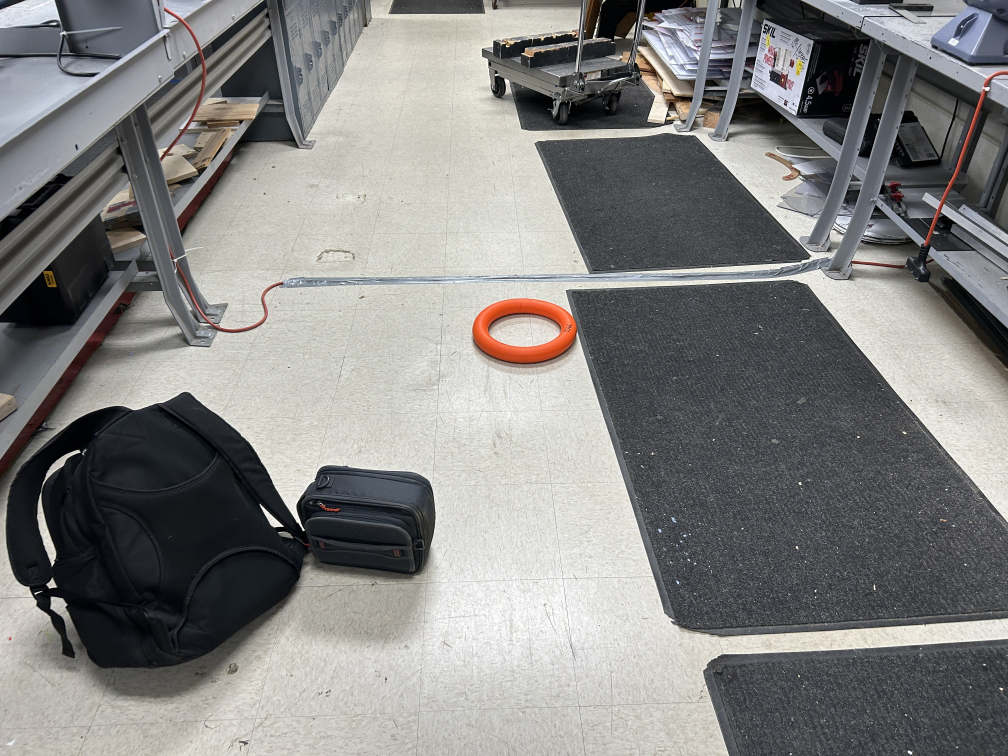
//> input picture test_notes/IMG_1667.jpg, 4032 x 3024 px, given in place of the camera (shown at 1/4 size)
$ ./filterByEllipseColor   (built with g++ and OpenCV 4)
//> lines starting //> are read from the running program, lines starting //| are printed output that depends on the picture; after the words box and inside, x2 and y2 are one past the last pixel; in counts of white or black regions, pixels touching at a corner belong together
### thresholding.h
#ifndef THRESHOLDING_H
#define THRESHOLDING_H

namespace cv {
    class Mat;
}

cv::Mat filterBasedOnColor(const cv::Mat& img, const cv::Scalar& lowerRange, const cv::Scalar& upperRange, const cv::Mat& kernel);

#endif

### thresholding.cpp
#include <opencv2/opencv.hpp>
#include <vector>
#include <thresholding.h>

using namespace cv;

Mat filterBasedOnColor(const Mat& img, const Scalar& lowerRange, const Scalar& upperRange, const Mat& kernel) {
    Mat img_blur;
    GaussianBlur(img, img_blur, Size(7, 7), 0);

    Mat edges, orange_mask;
    Canny(img_blur, edges, 100, 255);
    cvtColor(img_blur, img_blur, COLOR_BGR2HSV);
    inRange(img_blur, lowerRange, upperRange, orange_mask);


    dilate(orange_mask, orange_mask, kernel, Point(-1,-1), 2);
    dilate(edges, edges, kernel, Point(-1,-1), 1);

    std::vector<std::vector<Point>> contours;
    findContours(edges, contours, RETR_EXTERNAL, CHAIN_APPROX_SIMPLE);

    for (int i = 0; i < contours.size(); ++i) {
        if (contourArea(contours[i]) > 5) {
            Rect bounding_rect = boundingRect(contours[i]);
            Mat roi = orange_mask(bounding_rect);
            if (countNonZero(roi) == 0) {
                drawContours(edges, contours, i, Scalar(0, 0, 0), -1);
            }
            else {
                drawContours(edges, contours, i, Scalar(255, 255, 255), -1);
            }
        }
    }
    return edges;
}

### filterByEllipseColor.cpp
#include <opencv2/opencv.hpp>
#include <vector>
#include <thresholding.h>
#include <math.h>

using namespace cv;

const Mat camMatrix = (Mat_<double>(3, 3) << 1244.0844, 0, 689.01292,
                                                0, 1273.03374, 464.31946,
                                                0, 0, 1);
const Mat distCoeffs = (Mat_<double>(1, 5) << 0.015186, -0.251248, 0.012155, 0.007086, 0.0);
const double scalingFactor = 0.5;
const Scalar upperRange = Scalar(20, 255, 255);
const Scalar lowerRange = Scalar(3, 80, 100);
const double ellipticalThreshold = 0.9;
const double distanceThreshold = 0.25;
const double pixelInchDepth = 176.5 * 164 * 10;
const double PI = 3.14159265358979323846;

void filterBasedOnEllipticality(const Mat& img, std::vector<std::vector<Point>>& rings) {
    for (std::vector<Point> ring : rings) {
        // Draw ellipse
        if (ring.size() < 5) {
            continue;
        }
        RotatedRect ellipse = fitEllipse(ring);
        double area = contourArea(ring);
        double perimeter = arcLength(ring, true);
        int height = img.rows;
        int width = img.cols;

        Mat contour_img = Mat::zeros(Size(height, width), CV_8UC1);
        drawContours(contour_img, std::vector<std::vector<Point>>{ring}, -1, Scalar(255), FILLED);

        Mat ellipse_img = Mat::zeros(Size(height, width), CV_8UC1);
        cv::ellipse(ellipse_img, ellipse, Scalar(255), FILLED);

        Mat intersection, union_result;
        bitwise_and(contour_img, ellipse_img, intersection);
        bitwise_or(contour_img, ellipse_img, union_result);

        double area_intersection = countNonZero(intersection);
        double area_union = countNonZero(union_result);

        if (area_intersection / area_union < ellipticalThreshold) {
            rings.erase(std::remove(rings.begin(), rings.end(), ring), rings.end());
        }
    }
}

int main() {
    VideoCapture cap(0);
    while (cap.isOpened()){
        Mat img;
        cap.read(img);
//> img is the input picture: 3024 rows x 4032 cols, CV_8UC3; mean B, G, R 129.1, 130.3, 130.7
        if (img.empty()) {
            continue;
        }
        img = imread("test_notes/WIN_20240312_16_40_09_Pro.jpg");
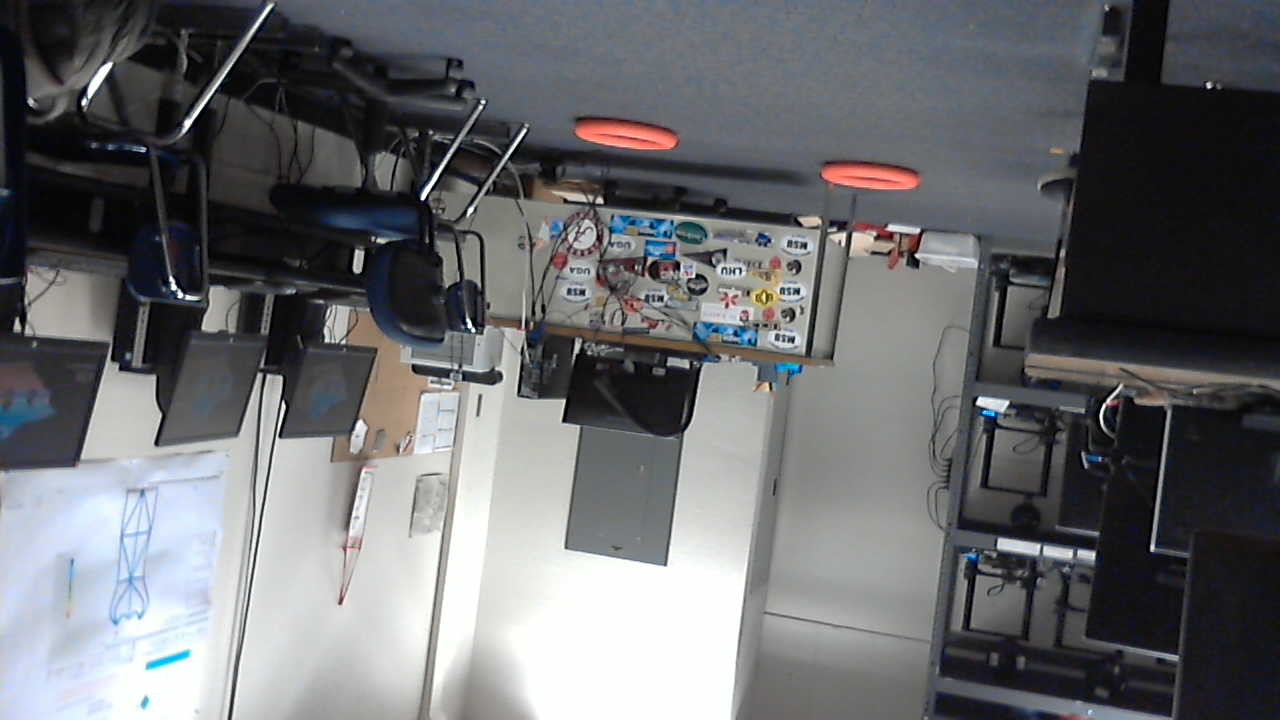
//> input picture test_notes/WIN_20240312_16_40_09_Pro.jpg, 1280 x 720 px
//> img is the input picture: 720 rows x 1280 cols, CV_8UC3; mean B, G, R 110, 107.2, 105.9
        // Get new camera matrix after undistortion
        Mat img_shifted;
        Mat undistorted_image;
        Mat newcameramatrix, _;
        Mat kernel = getStructuringElement(MORPH_ELLIPSE, Size(5, 5));
        newcameramatrix = getOptimalNewCameraMatrix(camMatrix, distCoeffs, Size(1280, 720), 1, Size(1280, 720));

        // Apply some filters before analysis
        undistort(img, undistorted_image, camMatrix, distCoeffs, newcameramatrix);
        resize(img, img, Size(), scalingFactor, scalingFactor);
//> img: 360 rows x 640 cols, CV_8UC3
        pyrMeanShiftFiltering(img, img_shifted, 21, 51);

        // We first filter based on color
        Mat edges = filterBasedOnColor(img_shifted, lowerRange, upperRange, kernel);
//> in filterBasedOnColor, `Canny(img_blur, edges, 100, 255);`: edges: 360 rows x 640 cols, CV_8UC1; 1.9% white in thin lines or dots
//> in filterBasedOnColor, `cvtColor(img_blur, img_blur, COLOR_BGR2HSV);`: img_blur: 360 rows x 640 cols, CV_8UC3; mean H, S, V 86.7, 20.3, 112.1
//> in filterBasedOnColor, `inRange(img_blur, lowerRange, upperRange, orange_mask);`: orange_mask: 360 rows x 640 cols, CV_8UC1; 0.32% white; 2 white regions, box (x1, y1, x2, y2) and area: (289, 62, 337, 74) 378, (412, 84, 458, 95) 356
//> in filterBasedOnColor, `dilate(orange_mask, orange_mask, kernel, Point(-1,-1), 2);`:
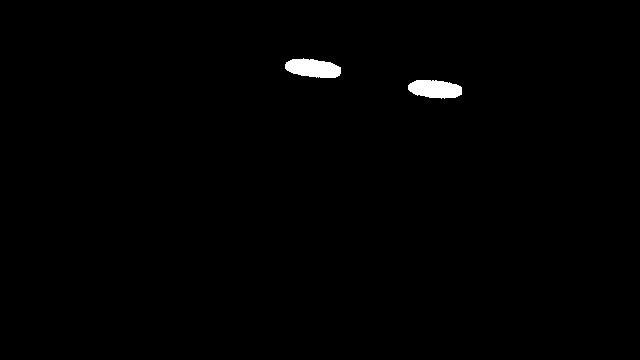
//> orange_mask: 360 rows x 640 cols, CV_8UC1; 0.71% white; 2 white regions, box (x1, y1, x2, y2) and area: (285, 58, 341, 78) 834, (408, 80, 462, 99) 796
//> in filterBasedOnColor, `dilate(edges, edges, kernel, Point(-1,-1), 1);`:
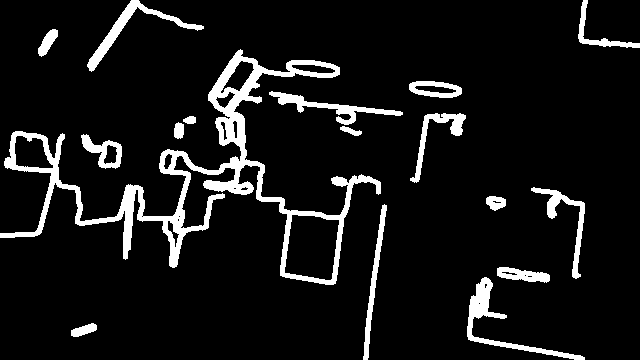
//> edges: 360 rows x 640 cols, CV_8UC1; 8.8% white; 17 white regions
//> in filterBasedOnColor, `findContours(edges, contours, RETR_EXTERNAL, CHAIN_APPROX_SIMPLE);`: contours = 17 contours; largest, box (x1, y1, x2, y2) and area: (0, 49, 381, 285) 14367, (467, 277, 585, 360) 1214, (87, 0, 204, 72) 1008, (269, 91, 403, 125) 850, (531, 187, 585, 279) 737
//> the loop in filterBasedOnColor, `for (int i = 0; i < contours.size(); ++i)` made 17 passes
//> bounding_rect on passes 1 to 12: Rect(71, 323, 26, 14), Rect(467, 277, 118, 83), Rect(497, 267, 53, 16), Rect(363, 204, 24, 156), Rect(486, 196, 20, 15), Rect(531, 187, 54, 92), Rect(81, 134, 41, 35), Rect(340, 126, 22, 10), Rect(174, 122, 10, 17), Rect(183, 116, 13, 8), Rect(410, 113, 56, 70), Rect(269, 91, 134, 34)
//> after the loop in filterBasedOnColor, `for (int i = 0; i < contours.size(); ++i)`:
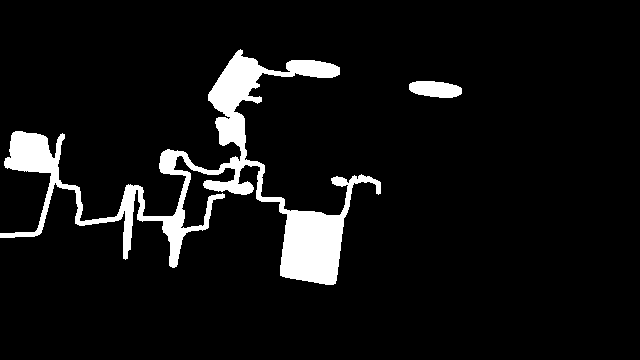
//> edges: 360 rows x 640 cols, CV_8UC1; 7.1% white; 2 white regions, box (x1, y1, x2, y2) and area: (0, 49, 381, 285) 15696, (409, 81, 462, 98) 708

        // if edges is all black
        if (countNonZero(edges) > 0) {
            // Watershed algorithm
            // First we need to find the sure background
            morphologyEx(edges, edges, MORPH_OPEN, kernel, Point(-1,-1), 2);
//> edges: 360 rows x 640 cols, CV_8UC1; 5.3% white; 13 white regions, largest, box (x1, y1, x2, y2) and area: (280, 210, 344, 285) 3978, (208, 54, 264, 147) 2730, (4, 131, 59, 184) 1751
            Mat sure_bg;
            dilate(edges, sure_bg, kernel, Point(-1,-1), 3);
//> sure_bg: 360 rows x 640 cols, CV_8UC1; 9.7% white; 10 white regions, largest, box (x1, y1, x2, y2) and area: (274, 204, 350, 291) 5574, (202, 48, 270, 153) 4474, (0, 125, 65, 190) 2949

            // Apply distance transform
            Mat dist_transform;
            distanceTransform(edges, dist_transform, DIST_L2, 5);
            double max_val;
            minMaxLoc(dist_transform, NULL, &max_val);
//> max_val = 29.2
            dist_transform.convertTo(dist_transform, CV_8U);
//> dist_transform: 360 rows x 640 cols, CV_8UC1
            threshold(dist_transform, dist_transform, distanceThreshold * max_val, 255, THRESH_BINARY | THRESH_OTSU);
//> dist_transform: 360 rows x 640 cols, CV_8UC1; 2.1% white; 9 white regions (1 under 20 px), largest, box (x1, y1, x2, y2) and area: (286, 216, 338, 279) 2587, (214, 61, 256, 109) 938, (14, 137, 52, 167) 764

            // Find sure foreground
            Mat sure_fg = dist_transform > 0;
            sure_fg.convertTo(sure_fg, CV_8U);

            // Find unknown region (we don't know if it's foreground or background)
            Mat unknown = sure_bg - sure_fg;
//> unknown: 360 rows x 640 cols, CV_8UC1; 7.6% white; 10 white regions, largest, box (x1, y1, x2, y2) and area: (202, 48, 270, 153) 3331, (274, 204, 350, 291) 2987, (0, 125, 65, 190) 2185

            // Apply watershed algorithm
            Mat markers;
            connectedComponents(sure_fg, markers, 8, CV_32S);
//> markers: 360 rows x 640 cols, CV_32SC1; 10 distinct labels, from 0 to 9
            markers = markers + 1;
//> markers: 360 rows x 640 cols, CV_32SC1; 10 distinct labels, from 1 to 10
            markers.setTo(0, unknown == 255);
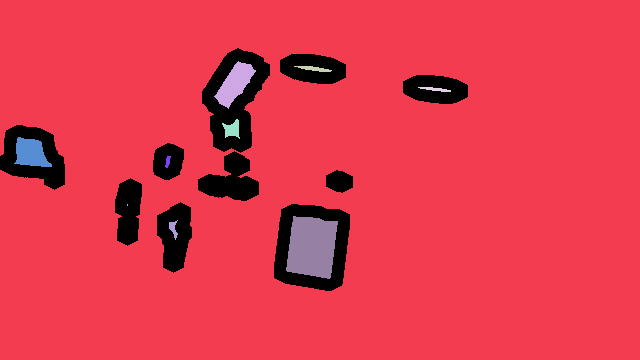
//> markers: 360 rows x 640 cols, CV_32SC1; 11 distinct labels, from 0 to 10; one colour per label, 0 black
            watershed(img_shifted, markers);
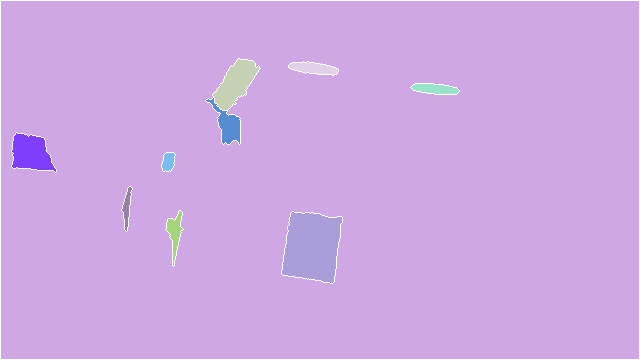
//> markers: 360 rows x 640 cols, CV_32SC1; 11 distinct labels, from -1 to 10; one colour per label, 0 black, -1 white

            imshow("sure_fg", sure_fg);
            imshow("sure_bg", sure_bg);
            imshow("unknown", unknown);
            waitKey(0);

            // Find unique markers
            std::vector<int> marker_vector;
            marker_vector.assign((int*)markers.datastart, (int*)markers.dataend);
//> marker_vector = 230400 items
            std::sort(marker_vector.begin(), marker_vector.end());
            marker_vector.erase(std::unique(marker_vector.begin(), marker_vector.end()), marker_vector.end());
//> marker_vector = [-1, 1, 2, 3, 4, 5, 6, 7, 8, 9, 10]

            // Find contours of each marker
            std::vector<std::vector<Point>> rings;
            for (size_t i = 2; i < marker_vector.size(); ++i) {
                int label = marker_vector[i];
                Mat target = (markers == label) / 255;
                target.convertTo(target, CV_8U);

                std::vector<std::vector<Point>> contours;
                findContours(target, contours, RETR_EXTERNAL, CHAIN_APPROX_SIMPLE);
                if (!contours.empty()) {
                    rings.push_back(contours[0]);
                }
            }
//> this loop made 9 passes

            // Filter based on ellipticality and draw bounding box
            filterBasedOnEllipticality(img, rings);
//> the loop in filterBasedOnEllipticality, `for (std::vector<Point> ring : rings)` made 9 passes
//> (ellipse, area, perimeter, area_intersection, area_union) on passes 1, 3, 4, 5: (centre (235.6, 81.7), size (25.5, 62.3), angle 36.3, 1134.5, 173.4, 1148, 1365), (centre (225.2, 123.1), size (25.2, 50.7), angle 139.6, 541, 154.4, 565, 1106), (centre (168.2, 160.8), size (10.9, 20.8), angle 13.9, 155, 54.63, 173, 207), (centre (311.7, 246.9), size (61, 74), angle 5.2, 3204.5, 243.6, 3126, 3842)
//> pass 3, in filterBasedOnEllipticality, `bitwise_and(contour_img, ellipse_img, intersection);`:
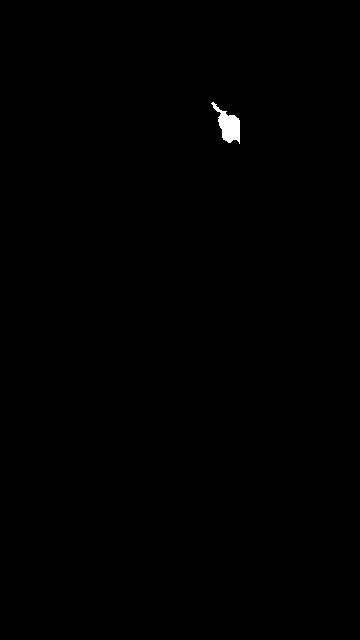
//> intersection: 640 rows x 360 cols, CV_8UC1; 0.25% white; 1 white region
//> rings = 5 contours; box (x1, y1, x2, y2) and area: (12, 133, 56, 172) 1099, (289, 62, 338, 75) 344, (411, 84, 459, 94) 304, (166, 211, 183, 266) 292, (122, 187, 132, 231) 142
            for (std::vector<Point> ring : rings) {
                // Draw bounding box
                Rect bbox = boundingRect(ring);
                Point center(bbox.x + bbox.width / 2, bbox.y + bbox.height / 2);
                circle(img, center, 5, Scalar(255, 0, 0), -1);

                center.x = static_cast<int>(center.x / scalingFactor);
                center.y = static_cast<int>(center.y / scalingFactor);

                // Map the center onto the undistorted image
                std::vector<Point2f> srcPoints = {center};
                std::vector<Point2f> dstPoints;
                undistortPoints(srcPoints, dstPoints, camMatrix, distCoeffs, noArray(), newcameramatrix);
                center = dstPoints[0];
                circle(undistorted_image, center, 5, Scalar(255, 0, 0), -1);

                // also add z coordinate
                double z = pixelInchDepth / (1/scalingFactor * bbox.width);

                // mm per pixel
                double scaler = (1280 / bbox.width * 360) / 1280;

                // undistort the center
                Point img_center = Point(640, 480);
                std::vector<Point2f> srcPoints2 = {img_center};
                std::vector<Point2f> dstPoints2;
//> (the run ends here: the program crashes, at `img_center = dstPoints2[0];`)
